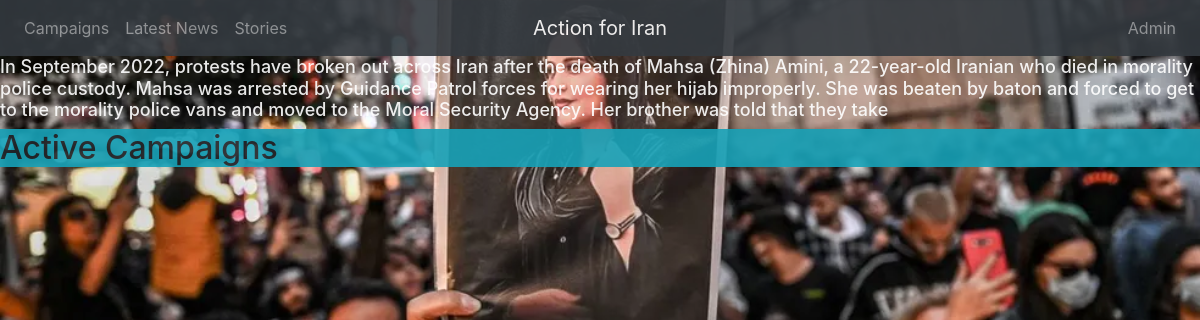
The app's page /, older data.
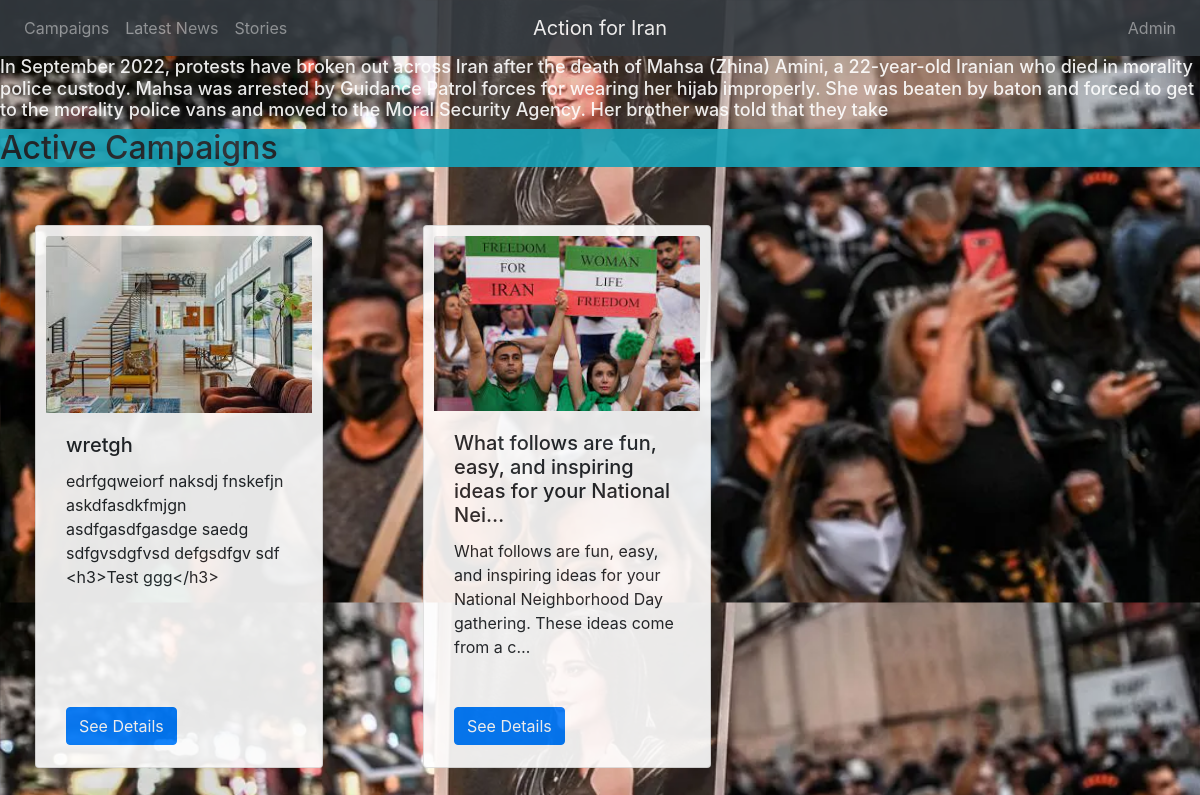
The same page, newer data.
### campaigns/models.py (models this page shows)
class Campaign(models.Model):
    action_types = [
        (1,"Informational campaign"),
        (2,"Politician reachout"),
        (3,"Neighbood event")
    ]
    created_at = models.DateTimeField(auto_now_add=True)
    updated_at = models.DateTimeField(auto_now=True)
    action_type = models.PositiveSmallIntegerField(choices = action_types, default = 1)
    short_description = models.TextField()
    long_description = models.TextField()
    due_date = models.DateField(default= date.today() + timedelta(days= 90))
    cover_image = models.ImageField(upload_to='images/', null=True, blank=True)
    completed_on = models.DateField(blank = True, null=True),
    completion_note = models.TextField(blank = True, null=True)
    url = models.URLField(max_length=200, blank=True)
    contact_person = models.ForeignKey(ContactPerson, on_delete=models.SET_DEFAULT, default=None, null=True)
    ready_for_release= models.BooleanField(default=False)

### campaigns/views.py (the view)
# urls.py: path('', views.index),  # app homepage
def index(request):
    campaign = Campaign.objects.filter(ready_for_release = True)
    print(campaign)
    context = {
        'campaigns': campaign
    }
    return render(request, 'home.html', context=context)

### campaigns/templates/home.html (shortened to what this page needs)
{% extends 'base.html' %}
{% block content %}
<h3 class="main-text">In September 2022, protests have broken out across Iran after the
  death of Mahsa (Zhina) Amini, a 22-year-old Iranian who died in morality police custody.
  Mahsa was arrested by Guidance Patrol forces for wearing her hijab improperly. She was beaten by baton and forced to get to the morality police vans and moved to the Moral Security Agency.
  Her brother was told that they take </h3>
  <h2 class = "h2 bg-info">Active Campaigns </h2>
    <div class ="row">
      {%for campaign in campaigns%}
        <div class="card column" style="width: 18rem;">
            <img class="card-img-top" src={{campaign.cover_image.url}} alt="Card image cap">
            <div class="card-body flex">
              <h5 class="card-title">{{campaign.short_description | truncatechars:70}}</h5>
              <p class="card-text">{{campaign.long_description | truncatechars:120}}</p>
            </div>
            <div class="card-footer">
              <a href="campaign/{{campaign.id}}/campaignDetails" class="btn btn-primary">See Details</a>
           </div>
        </div>
        {% endfor %}
    </div>
{% endblock %}

Row changes from the older to the newer data that the page shows:
now on this page (row edited): Campaign: cover_image (picture), short_description "wretgh", long_description "edrfgqweiorf naksdj fnskefjn askdfasdkfmjgn asdfgasdfgasdge saedg sdfgvsdgfvsd defgsdfgv sdf <h3>Test ggg</h3>"
added Campaign: cover_image (picture), short_description "What follows are fun, easy, and inspiring ideas for your National Nei…", long_description "What follows are fun, easy, and inspiring ideas for your National Neighborhood Day gathering. These ideas come from a c…"
